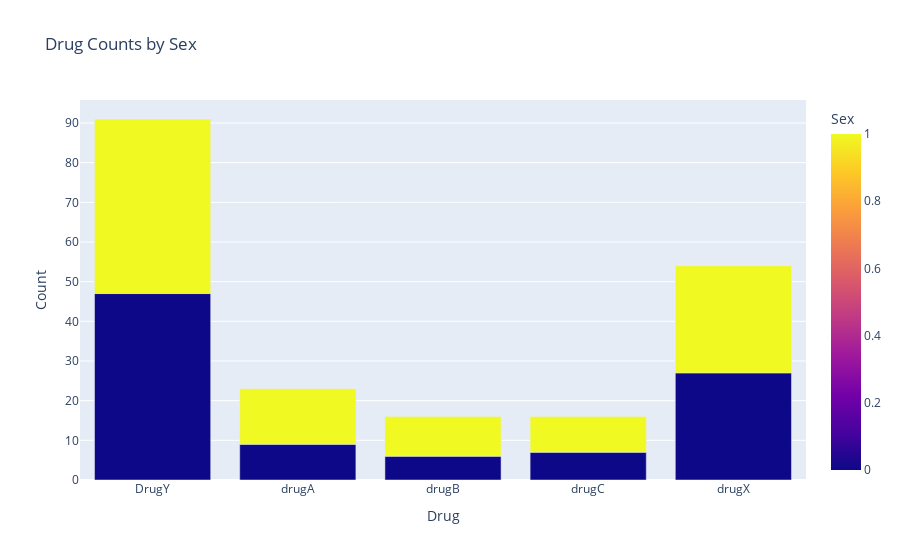

Notebook code for this chart:
### Code cell
drug_sex_counts = df.groupby(['Drug', 'Sex']).size().reset_index(name='Count')
fig_grouped = px.bar(drug_sex_counts, x='Drug', y='Count', color='Sex', barmode='group', title='Drug Counts by Sex')
fig_grouped.show()

### Figure 1 — Plotly figure (JSON) as saved in the notebook; plotly's stock layout.template omitted (floating-point values rounded to 4 significant figures)
{"data": [{"alignmentgroup": "True", "hovertemplate": "Drug=%{x}<br>Count=%{y}<br>Sex=%{marker.color}<extra></extra>", "legendgroup": "", "marker": {"color": [0, 1, 0, 1, 0, 1, 0, 1, 0, 1], "coloraxis": "coloraxis", "pattern": {"shape": ""}}, "name": "", "offsetgroup": "", "orientation": "v", "showlegend": false, "textposition": "auto", "type": "bar", "x": ["DrugY", "DrugY", "drugA", "drugA", "drugB", "drugB", "drugC", "drugC", "drugX", "drugX"], "xaxis": "x", "y": [47, 44, 9, 14, 6, 10, 7, 9, 27, 27], "yaxis": "y"}], "layout": {"autosize": true, "barmode": "group", "coloraxis": {"colorbar": {"title": {"text": "Sex"}}, "colorscale": [[0, "#0d0887"], [0.1111, "#46039f"], [0.2222, "#7201a8"], [0.3333, "#9c179e"], [0.4444, "#bd3786"], [0.5556, "#d8576b"], [0.6667, "#ed7953"], [0.7778, "#fb9f3a"], [0.8889, "#fdca26"], [1, "#f0f921"]]}, "legend": {"tracegroupgap": 0}, "title": {"text": "Drug Counts by Sex"}, "xaxis": {"anchor": "y", "autorange": true, "domain": [0, 1], "range": [-0.5, 4.5], "title": {"text": "Drug"}, "type": "category"}, "yaxis": {"anchor": "x", "autorange": true, "domain": [0, 1], "range": [0, 95.79], "title": {"text": "Count"}, "type": "linear"}}}
